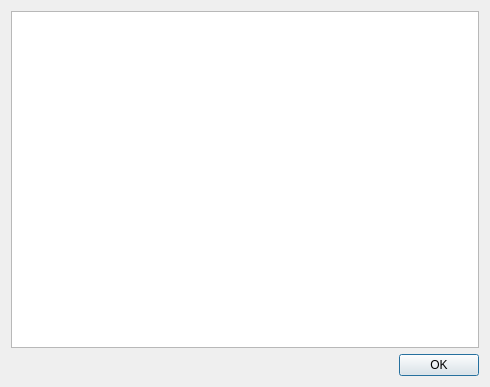
<?xml version="1.0" encoding="UTF-8"?>
<ui version="4.0">
 <class>MatchWidget</class>
 <widget class="QDialog" name="MatchWidget">
  <property name="geometry">
   <rect>
    <x>0</x>
    <y>0</y>
    <width>490</width>
    <height>387</height>
   </rect>
  </property>
  <property name="windowTitle">
   <string>Nächste Matches</string>
  </property>
  <layout class="QVBoxLayout" name="verticalLayout">
   <item>
    <widget class="QListWidget" name="listWidget"/>
   </item>
   <item>
    <layout class="QHBoxLayout" name="horizontalLayout">
     <item>
      <spacer name="horizontalSpacer">
       <property name="orientation">
        <enum>Qt::Horizontal</enum>
       </property>
       <property name="sizeHint" stdset="0">
        <size>
         <width>40</width>
         <height>20</height>
        </size>
       </property>
      </spacer>
     </item>
     <item>
      <widget class="QPushButton" name="ok_button">
       <property name="text">
        <string>OK</string>
       </property>
      </widget>
     </item>
    </layout>
   </item>
  </layout>
 </widget>
 <resources/>
 <connections/>
</ui>
